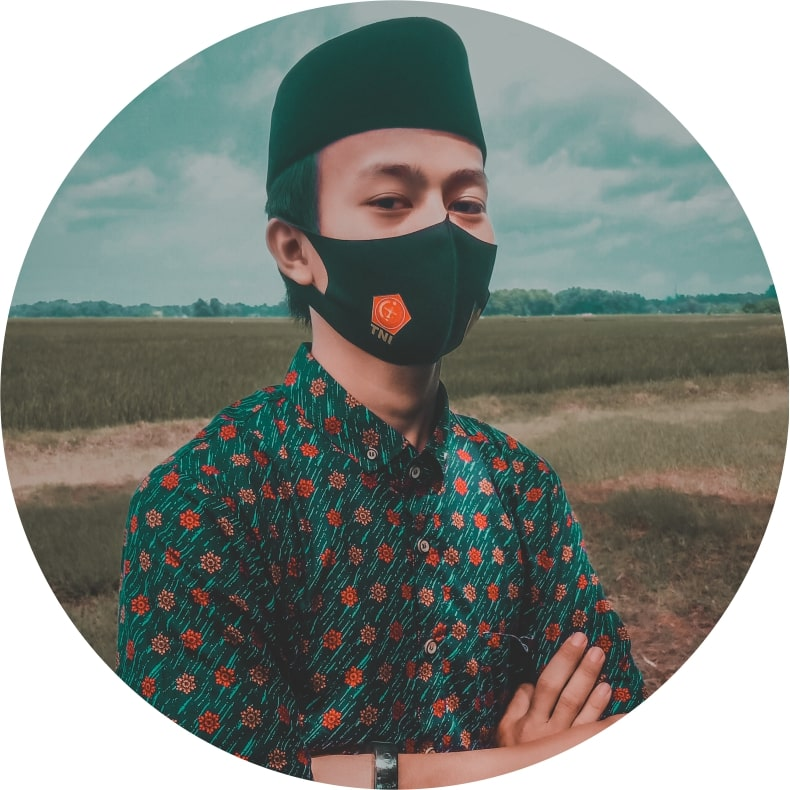
#> input picture Load-Image/Watermark.jpg, 790 x 790 px, given in place of the camera
$ python colorSegmentation.py
#> lines starting #> are read from the running program, lines starting #| are printed output that depends on the picture; after the words box and inside, x2 and y2 are one past the last pixel; in counts of white or black regions, pixels touching at a corner belong together
#> further down, frame is the input picture: shape (790, 790, 3); mean B, G, R 129.8, 135.6, 129.9
import cv2 as cv
import numpy as np

def rescale_frame(frame,percent=75):
#> called with percent = 47
    width=int(frame.shape[1]* percent/100)
#> width = 371
    height=int(frame.shape[0]* percent/100)
#> height = 371
    dim=(width, height)
#> dim = (371, 371)
    return cv.resize(frame,dim,interpolation=cv.INTER_AREA)

cap=cv.VideoCapture(0)

while True:
    _,frame=cap.read()
    frame=rescale_frame(frame,percent=47)
    cv.rectangle(frame,(0,0),(150,30),(255,255,255),-1)
    frame=cv.putText(frame,"Original Image",(10,20),cv.FONT_HERSHEY_PLAIN,1,(0,0,0),0)
    hsv=cv.cvtColor(frame,cv.COLOR_BGR2HSV)
#> hsv: shape (371, 371, 3); mean H, S, V 47, 59.2, 143.4

    lower_blue=np.array([90,170,160])
    upper_blue=np.array([130,255,255])
    mask_blue=cv.inRange(hsv,lower_blue,upper_blue)
#> mask_blue: shape (371, 371); every value is 0
    res_blue=cv.bitwise_and(frame,frame,mask=mask_blue)
#> res_blue: shape (371, 371, 3); every value is 0
    cv.rectangle(res_blue,(0,0),(150,30),(255,255,255),-1)
    res_blue=cv.putText(res_blue,"Blue Color",(10,20),cv.FONT_HERSHEY_PLAIN,1,(0,0,0),0)
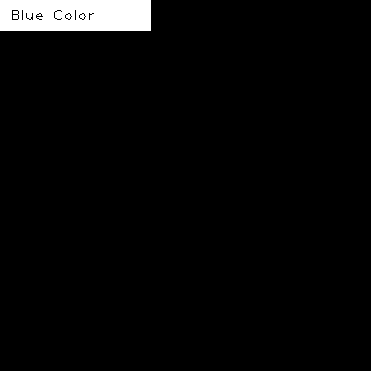
#> res_blue: shape (371, 371, 3); 3.3% white; 1 white region, box (x1, y1, x2, y2) and area: (0, 0, 151, 31) 4528

    lower_green=np.array([60,170,160])
    upper_green=np.array([80,255,255])
    mask_green=cv.inRange(hsv,lower_green,upper_green)
    res_green=cv.bitwise_and(frame,frame,mask=mask_green)
    cv.rectangle(res_green,(0,0),(150,30),(255,255,255),-1)
    res_green=cv.putText(res_green,"Green Color",(10,20),cv.FONT_HERSHEY_PLAIN,1,(0,0,0),0)
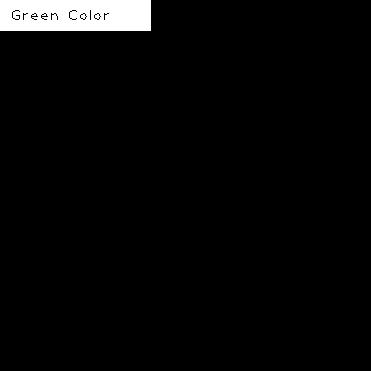
#> res_green: shape (371, 371, 3); 3.3% white; 1 white region, box (x1, y1, x2, y2) and area: (0, 0, 151, 31) 4514

    lower_red=np.array([0,35,210])
    upper_red=np.array([10,255,255])
    mask_red=cv.inRange(hsv,lower_red,upper_red)
#> mask_red: shape (371, 371); 0.16% white; 38 white regions (35 under 20 px), largest, box (x1, y1, x2, y2) and area: (176, 140, 192, 154) 129, (214, 225, 219, 232) 20, (223, 242, 228, 248) 20
    res_red=cv.bitwise_and(frame,frame,mask=mask_red)
    cv.rectangle(res_red,(0,0),(150,30),(255,255,255),-1)
    res_red=cv.putText(res_red,"Red Color",(10,20),cv.FONT_HERSHEY_PLAIN,1,(0,0,0),0)

    lower_yellow=np.array([20,0,240])
    upper_yellow=np.array([80,255,255])
    mask_yellow=cv.inRange(hsv,lower_yellow,upper_yellow)
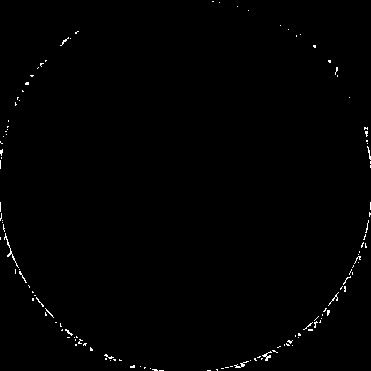
#> mask_yellow: shape (371, 371); 0.64% white in thin lines or dots
    res_yellow=cv.bitwise_and(frame,frame,mask=mask_yellow)
    cv.rectangle(res_yellow,(0,0),(150,30),(255,255,255),-1)
    res_yellow=cv.putText(res_yellow,"Yellow Color",(10,20),cv.FONT_HERSHEY_PLAIN,1,(0,0,0),0)

    lower_purple=np.array([140,20,160])
    upper_purple=np.array([160,255,255])
    mask_purple=cv.inRange(hsv,lower_purple,upper_purple)
    res_purple=cv.bitwise_and(frame,frame,mask=mask_purple)
    cv.rectangle(res_purple,(0,0),(150,30),(255,255,255),-1)
    res_purple=cv.putText(res_purple,"Purple Color",(10,20),cv.FONT_HERSHEY_PLAIN,1,(0,0,0),0)
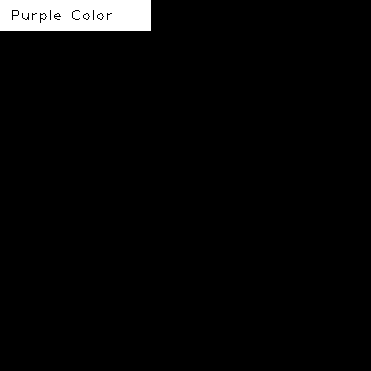
#> res_purple: shape (371, 371, 3); 3.3% white; 1 white region, box (x1, y1, x2, y2) and area: (0, 0, 151, 31) 4502

    hor1=cv.hconcat([frame,res_blue])
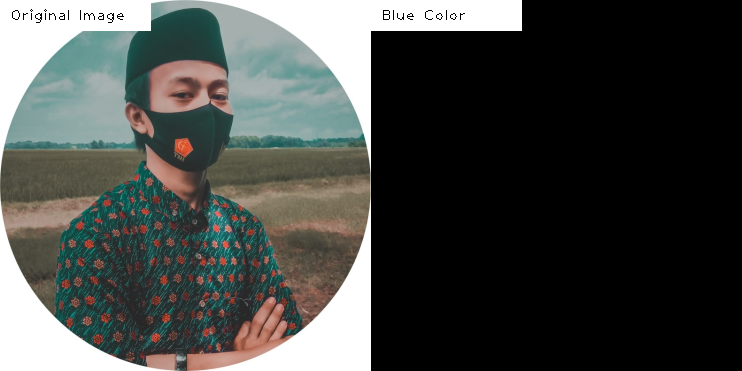
#> hor1: shape (371, 742, 3); mean B, G, R 69.3, 72.2, 69.5
    hor2=cv.hconcat([res_green,res_red])
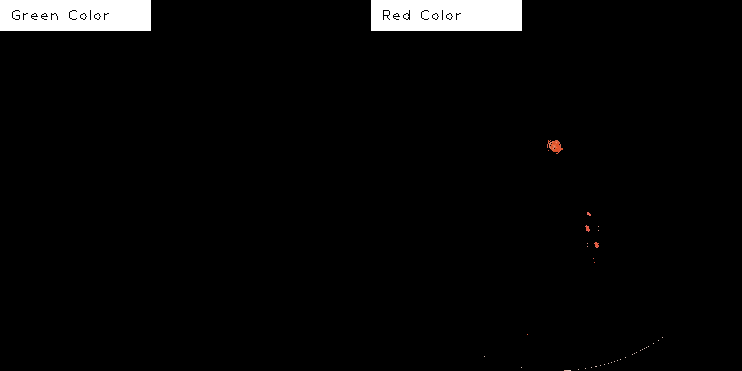
#> hor2: shape (371, 742, 3); mean B, G, R 8.4, 8.5, 8.6
    hor3=cv.hconcat([res_yellow,res_purple])
    concat=cv.vconcat([hor1,hor2,hor3])
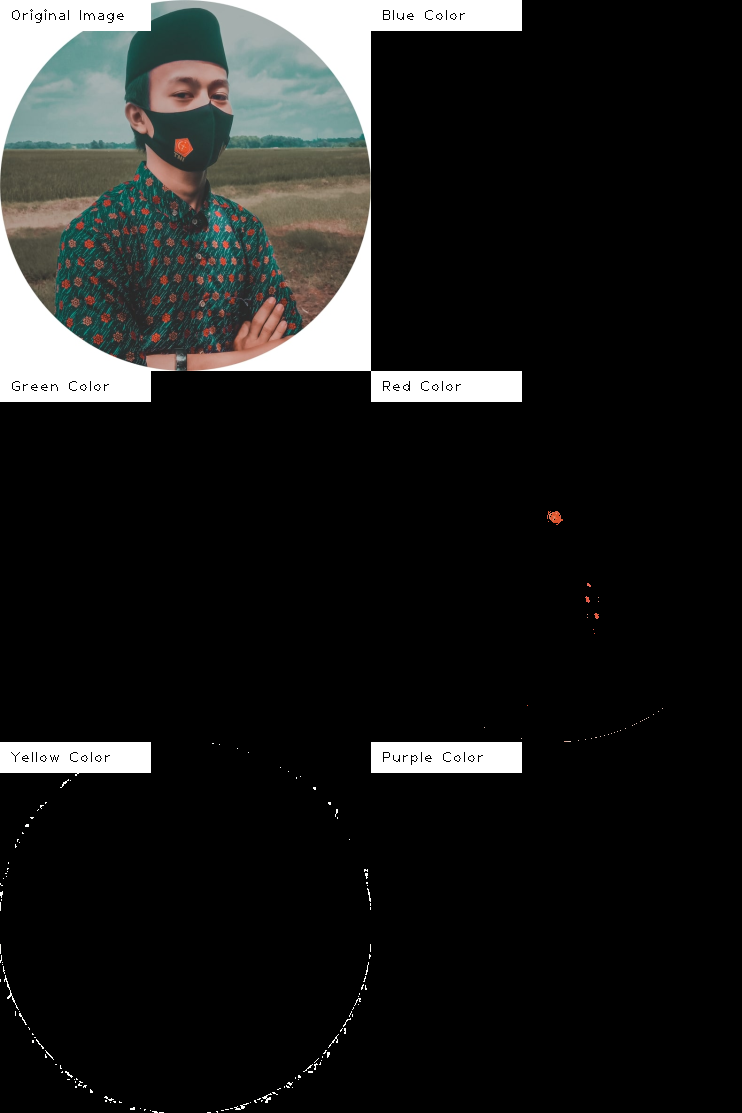
#> concat: shape (1113, 742, 3); mean B, G, R 29, 29.9, 29.1

    cv.imshow('Color Segmentation',concat)

    if cv.waitKey(1)==ord('p'):
#> (key Esc is pressed here)
        break

camera.release()
cv.destroyAllWindows()
